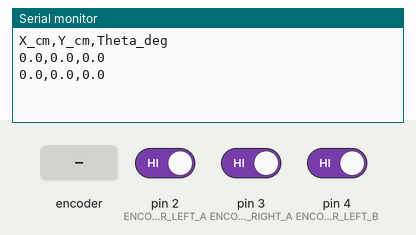
This sketch was run on a simulated Arduino Uno, built with avr-gcc and run on an emulated ATmega328P. Parts: the last lines printed to the serial monitor. Inputs (shaded band) come from the test bench; at power-on: pin 2 (ENCODER_LEFT_A) HIGH, pin 3 (ENCODER_RIGHT_A) HIGH, pin 4 (ENCODER_LEFT_B) HIGH.

Above: at 1.2 s.
1.3 s: rotary encoder on pin 2 (ENCODER_LEFT_A) / pin 4 (ENCODER_LEFT_B) turned 1 step (first pin leading)
At 1.9 s:
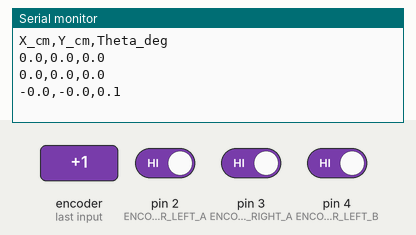
3.0 s: rotary encoder on pin 2 (ENCODER_LEFT_A) / pin 4 (ENCODER_LEFT_B) turned 3 steps (first pin leading)
At 3.9 s:
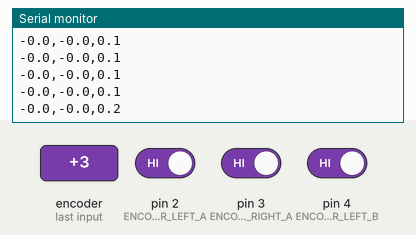
Timing chart, 0 to 6.0 s (numbered marks = the images above; inputs shaded):
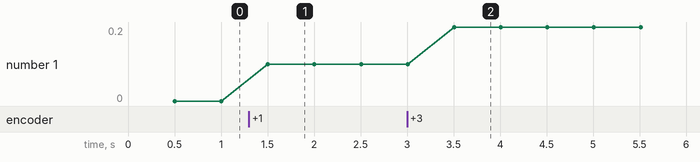

The sketch:

demo_odom.ino
```cpp
// Пины для энкодеров
#define ENCODER_LEFT_A    2 // INT0
#define ENCODER_LEFT_B    4
#define ENCODER_RIGHT_A   3 // INT1
#define ENCODER_RIGHT_B   5

// Переменные для хранения позиции энкодеров
volatile long encoderLeftPos = 0;
volatile long encoderRightPos = 0;

// Параметры для одометрии (КАЛИБРИРОВАТЬ!)
#define TICKS_PER_REV 1450      // Количество импульсов на оборот колеса
#define WHEEL_DIAMETER 0.0445    // Диаметр колеса в метрах (65 мм)
#define WHEEL_BASE 0.105        // Расстояние между колесами в метрах (180 мм)
#define WHEEL_CIRCUMFERENCE (WHEEL_DIAMETER * PI)

// Переменные для одометрии
float x = 0.0;           // Позиция по X в метрах
float y = 0.0;           // Позиция по Y в метрах
float theta = 0.0;       // Ориентация в радианах (0 = вдоль оси X)
long prevLeftPos = 0;    // Предыдущее значение левого энкодера
long prevRightPos = 0;   // Предыдущее значение правого энкодера

void setup() {
  Serial.begin(115200);

  // Настройка пинов как входы с подтяжкой
  pinMode(ENCODER_LEFT_A, INPUT_PULLUP);
  pinMode(ENCODER_LEFT_B, INPUT_PULLUP);
  pinMode(ENCODER_RIGHT_A, INPUT_PULLUP);
  pinMode(ENCODER_RIGHT_B, INPUT_PULLUP);

  // Подключение прерываний по возрастанию (RISING)
  attachInterrupt(digitalPinToInterrupt(ENCODER_LEFT_A), updateEncoderLeft, RISING);
  attachInterrupt(digitalPinToInterrupt(ENCODER_RIGHT_A), updateEncoderRight, RISING);

  // Сброс одометрии
  resetOdometry();

  // Заголовок для CSV-формата
  Serial.println("X_cm,Y_cm,Theta_deg");
}

void loop() {
  // Обновляем одометрию каждые 50 мс
  static unsigned long lastOdometryUpdate = 0;
  if (millis() - lastOdometryUpdate > 50) {
    updateOdometry();
    lastOdometryUpdate = millis();
  }

  // Печатаем ТОЛЬКО координаты и угол каждые 500 мс
  static unsigned long lastPrintTime = 0;
  if (millis() - lastPrintTime > 500) {
    printOdometry();
    lastPrintTime = millis();
  }
}

// =========================
// ФУНКЦИИ ОДОМЕТРИИ
// =========================
void updateOdometry() {
  // Получаем текущие показания энкодеров
  long currentLeftPos = encoderLeftPos;
  long currentRightPos = encoderRightPos;

  // Вычисляем изменения показаний энкодеров
  long deltaLeft = currentLeftPos - prevLeftPos;
  long deltaRight = currentRightPos - prevRightPos;

  // Сохраняем текущие позиции для следующего обновления
  prevLeftPos = currentLeftPos;
  prevRightPos = currentRightPos;

  // Конвертируем показания энкодеров в пройденное расстояние (метры)
  float distanceLeft = (deltaLeft * WHEEL_CIRCUMFERENCE) / TICKS_PER_REV;
  float distanceRight = (deltaRight * WHEEL_CIRCUMFERENCE) / TICKS_PER_REV;

  // Вычисляем среднее пройденное расстояние
  float deltaDistance = (distanceLeft + distanceRight) / 2.0;

  // Вычисляем изменение угла
  float deltaTheta = (distanceRight - distanceLeft) / WHEEL_BASE;

  // Обновляем ориентацию
  theta += deltaTheta;

  // Нормализуем угол в диапазон [-PI, PI]
  if (theta > PI) theta -= 2 * PI;
  if (theta < -PI) theta += 2 * PI;

  // Обновляем позицию
  if (abs(deltaTheta) < 0.001) { // Прямолинейное движение (почти)
    x += deltaDistance * cos(theta);
    y += deltaDistance * sin(theta);
  } else { // Движение по дуге
    float radius = deltaDistance / deltaTheta;
    x += radius * (sin(theta + deltaTheta) - sin(theta));
    y += radius * (-cos(theta + deltaTheta) + cos(theta));
  }
}

void resetOdometry() {
  x = 0.0;
  y = 0.0;
  theta = 0.0;
  encoderLeftPos = 0;
  encoderRightPos = 0;
  prevLeftPos = 0;
  prevRightPos = 0;
}

// ЭТО ЕДИНСТВЕННАЯ ФУНКЦИЯ, КОТОРАЯ ЛОГИРУЕТ ДАННЫЕ
void printOdometry() {
  // Выводим ТОЛЬКО координаты и угол в компактном CSV формате
  Serial.print(x * 100, 1);  // X в сантиметрах
  Serial.print(",");
  Serial.print(y * 100, 1);  // Y в сантиметрах
  Serial.print(",");
  Serial.println(theta * 180.0 / PI, 1);  // Угол в градусах
}

// =========================
// ФУНКЦИИ ДЛЯ ЭНКОДЕРОВ
// =========================
void updateEncoderLeft() {
  if (digitalRead(ENCODER_LEFT_B) == HIGH) {
    encoderLeftPos++; // вращение вперёд
  } else {
    encoderLeftPos--; // вращение назад
  }
}

void updateEncoderRight() {
  if (digitalRead(ENCODER_RIGHT_B) == HIGH) {
    encoderRightPos++; // вращение вперёд
  } else {
    encoderRightPos--; // вращение назад
  }
}
```

Measured:
- after the input at 1.3 s, the serial monitor: prints a new line after 0.20 s (image 1)
- after the input at 3.0 s, the serial monitor: prints a new line after 0.51 s (image 2)
- plotted number 1: 0 → 0.1 after the input at 1.3 s, 0.1 → 0.2 after the input at 3.0 s
